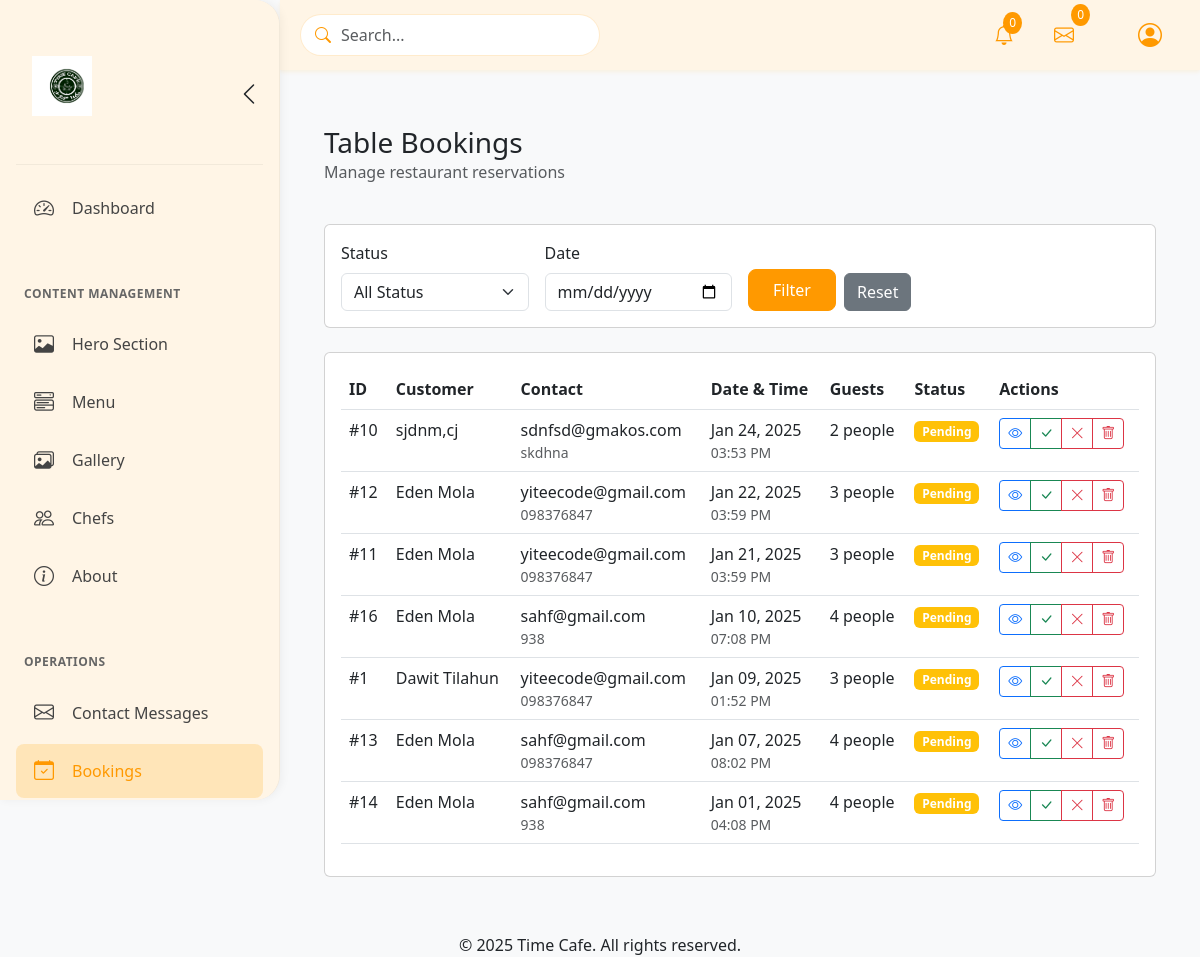
Screenshot of /admin-login/sections/bookings.php (signed in) with the database file from the repository.
### tables this page shows
CREATE TABLE settings (
    id INT PRIMARY KEY AUTO_INCREMENT,
    setting_key VARCHAR(50) UNIQUE NOT NULL,
    setting_value TEXT,
    created_at TIMESTAMP DEFAULT CURRENT_TIMESTAMP,
    updated_at TIMESTAMP DEFAULT CURRENT_TIMESTAMP ON UPDATE CURRENT_TIMESTAMP
);

CREATE TABLE `bookings` (
  `id` int(11) NOT NULL,
  `name` varchar(255) NOT NULL,
  `email` varchar(255) NOT NULL,
  `phone` varchar(20) NOT NULL,
  `booking_date` date NOT NULL,
  `booking_time` time NOT NULL,
  `people` int(11) NOT NULL,
  `message` text DEFAULT NULL,
  `created_at` timestamp NOT NULL DEFAULT current_timestamp()
);

### admin-login/sections/bookings.php (the view, shortened to what this page needs)
<?php
require_once '../../db-config.php';
$where_clause = "1=1";
$bookings_query = "SELECT * FROM bookings WHERE $where_clause ORDER BY booking_date DESC, booking_time DESC";
$bookings_result = mysqli_query($connect, $bookings_query);
include '../includes/header.php';
?>
<div class="container-fluid py-4">
    <div class="d-flex justify-content-between align-items-center mb-4">
        <div>
            <h1 class="h3 mb-0">Table Bookings</h1>
            <p class="text-muted">Manage restaurant reservations</p>
        </div>
    </div>
    <div class="card mb-4">
        <div class="card-body">
            <form class="row g-3" method="GET">
                <div class="col-md-3">
                    <label class="form-label">Status</label>
                    <select class="form-select" name="status">
                        <option value="">All Status</option>
                    </select>
                </div>
                <div class="col-md-3">
                    <label class="form-label">Date</label>
                    <input type="date" class="form-control" name="date">
                </div>
                <div class="col-md-3 d-flex align-items-end">
                    <button type="submit" class="btn btn-primary me-2">Filter</button>
                    <a href="bookings.php" class="btn btn-secondary">Reset</a>
                </div>
            </form>
        </div>
    </div>
    <div class="card">
        <div class="card-body">
            <div class="table-responsive">
                <table class="table table-hover">
                    <thead>
                        <tr>
                            <th>ID</th>
                            <th>Customer</th>
                            <th>Contact</th>
                            <th>Date & Time</th>
                            <th>Guests</th>
                            <th>Status</th>
                            <th>Actions</th>
                        </tr>
                    </thead>
                    <tbody>
                        <?php while ($booking = mysqli_fetch_assoc($bookings_result)): ?>
                            <tr>
                                <td>#<?php echo $booking['id']; ?></td>
                                <td><?php echo htmlspecialchars($booking['name']); ?></td>
                                <td>
                                    <div><?php echo htmlspecialchars($booking['email']); ?></div>
                                    <div class="small text-muted"><?php echo htmlspecialchars($booking['phone']); ?></div>
                                </td>
                                <td>
                                    <div><?php echo date('M d, Y', strtotime($booking['booking_date'])); ?></div>
                                    <div class="small text-muted"><?php echo date('h:i A', strtotime($booking['booking_time'])); ?></div>
                                </td>
                                <td><?php echo $booking['people']; ?> people</td>
                                <td>
                                    <?php
                                    $status_class = [
                                        'pending' => 'bg-warning',
                                        'accepted' => 'bg-success',
                                        'rejected' => 'bg-danger'
                                    ][$booking['status'] ?? 'pending'];
                                    ?>
                                    <span class="badge <?php echo $status_class; ?>">
                                        <?php echo ucfirst($booking['status'] ?? 'pending'); ?>
                                    </span>
                                </td>
                                <td>
                                    <div class="btn-group">
                                        <button class="btn btn-sm btn-outline-primary"
                                                onclick="viewBooking(<?php echo $booking['id']; ?>)">
                                            <i class="bi bi-eye"></i>
                                        </button>
                                        <?php if (($booking['status'] ?? 'pending') === 'pending'): ?>
                                            <button class="btn btn-sm btn-outline-success"
                                                    onclick="updateStatus(<?php echo $booking['id']; ?>, 'accepted')">
                                                <i class="bi bi-check-lg"></i>
                                            </button>
                                            <button class="btn btn-sm btn-outline-danger"
                                                    onclick="updateStatus(<?php echo $booking['id']; ?>, 'rejected')">
                                                <i class="bi bi-x-lg"></i>
                                            </button>
                                        <?php endif; ?>
                                        <button class="btn btn-sm btn-outline-danger"
                                                onclick="deleteBooking(<?php echo $booking['id']; ?>)">
                                            <i class="bi bi-trash"></i>
                                        </button>
                                    </div>
                                </td>
                            </tr>
                        <?php endwhile; ?>
                    </tbody>
                </table>
            </div>
        </div>
    </div>
</div>
<?php include '../includes/footer.php'; ?>

### admin-login/includes/sidebar.php (shortened to what this page needs)
<?php
$current_page = basename($_SERVER['PHP_SELF']);
$logoStmt = $connect->prepare("SELECT setting_value FROM settings WHERE setting_key = 'brand_logo'");
$logoStmt->execute();
$logoResult = $logoStmt->get_result();
$currentLogo = $logoResult->fetch_assoc()['setting_value'] ?? 'time-logo.png';
if (isset($isSection)) {
    $logoUrl = '../../assets/img/' . htmlspecialchars($currentLogo) . '?v=' . time();
    $logoFallback = '../../assets/img/time-logo.png';
} else {
    $logoUrl = '../assets/img/' . htmlspecialchars($currentLogo) . '?v=' . time();
    $logoFallback = '../assets/img/time-logo.png';
}
?>
<nav id="sidebar">
    <div class="admin-brand">
        <div class="logo-container">
            <img src="<?php echo $logoUrl; ?>"
                 alt="Time Cafe Logo"
                 class="sidebar-logo"
                 onerror="this.src='<?php echo $logoFallback; ?>'">
        </div>
        <button id="sidebar-toggle" class="btn btn-link text-dark p-0">
            <i class="bi bi-chevron-left fs-4"></i>
        </button>
    </div>
    <ul class="nav flex-column">
        <li class="nav-item">
            <a class="nav-link d-flex align-items-center <?php echo $current_page === 'admin_dashboard.php' ? 'active' : ''; ?>"
                href="<?php echo isset($isSection) ? '../admin_dashboard.php' : 'admin_dashboard.php'; ?>">
                <i class="bi bi-speedometer2"></i>
                <span>Dashboard</span>
            </a>
        </li>
        <li class="nav-section">
            <h6 class="section-title text-uppercase fw-bold">Content Management</h6>
        </li>
        <li class="nav-item">
            <a class="nav-link d-flex align-items-center <?php echo $current_page === 'hero.php' ? 'active' : ''; ?>"
               href="<?php echo isset($isSection) ? 'hero.php' : 'sections/hero.php'; ?>">
                <i class="bi bi-image"></i>
                <span>Hero Section</span>
            </a>
        </li>
        <li class="nav-item">
        <a class="nav-link d-flex align-items-center <?php echo $current_page === 'menu.php' ? 'active' : ''; ?>"
        href="<?php echo isset($isSection) ? 'menu.php' : 'sections/menu.php'; ?>">
                <i class="bi bi-menu-button-wide"></i>
                <span>Menu</span>
            </a>
        </li>
        <li class="nav-item">
        <a class="nav-link d-flex align-items-center <?php echo $current_page === 'gallery.php' ? 'active' : ''; ?>"
        href="<?php echo isset($isSection) ? 'gallery.php' : 'sections/gallery.php'; ?>">
                <i class="bi bi-images"></i>
                <span>Gallery</span>
            </a>
        </li>
        <li class="nav-item">
        <a class="nav-link d-flex align-items-center <?php echo $current_page === 'chefs.php' ? 'active' : ''; ?>"
        href="<?php echo isset($isSection) ? 'chefs.php' : 'sections/chefs.php'; ?>">
                <i class="bi bi-people"></i>
                <span>Chefs</span>
            </a>
        </li>
        <li class="nav-item">
        <a class="nav-link d-flex align-items-center <?php echo $current_page === 'about.php' ? 'active' : ''; ?>"
        href="<?php echo isset($isSection) ? 'about.php' : 'sections/about.php'; ?>">
                <i class="bi bi-info-circle"></i>
                <span>About</span>
            </a>
        </li>
        <li class="nav-section">
            <h6 class="section-title text-uppercase fw-bold">Operations</h6>
        </li>
        <li class="nav-item">
        <a class="nav-link d-flex align-items-center <?php echo $current_page === 'menu.php' ? 'active' : ''; ?>"
        href="<?php echo isset($isSection) ? 'contact_messages.php' : 'sections/contact_messages.php'; ?>">
                <i class="bi bi-envelope"></i>
                <span>Contact Messages</span>
            </a>
        </li>
        <li class="nav-item">
        <a class="nav-link d-flex align-items-center <?php echo $current_page === 'bookings.php' ? 'active' : ''; ?>"
        href="<?php echo isset($isSection) ? 'bookings.php' : 'sections/bookings.php'; ?>">
                <i class="bi bi-calendar-check"></i>
                <span>Bookings</span>
            </a>
        </li>
    </ul>
</nav>

### admin-login/css/admin.css (style rules this page uses)
:root { --header-height: 60px; --sidebar-width: 250px; --sidebar-collapsed-width: 70px; --primary-color: #2c3e50; --secondary-color: #34495e; --text-light: #ecf0f1; }
body { margin: 0; padding: 0; min-height: 100vh; background: #f8f9fa; overflow-x: hidden; }
#sidebar-toggle { display: flex; align-items: center; justify-content: center; width: 32px; height: 32px; border-radius: 50%; transition: all 0.3s ease; background: transparent; border: none; color: #666; }
#sidebar-toggle i { transition: transform 0.3s ease; }
#sidebar { background: #fff5e6; width: 280px; height: 100vh; position: fixed; left: 0; top: 0; padding: 1.5rem 1rem; overflow-y: auto; transition: all 0.3s ease; z-index: 1020; border-right: 1px solid rgba(0, 0, 0, 0.05); border-radius: 0 25px 25px 0; scrollbar-width: none; -ms-overflow-style: none; box-shadow: 2px 0 10px rgba(0,0,0,0.05); }
.admin-brand { display: flex; align-items: center; justify-content: space-between; padding: 1rem 0; margin-bottom: 1rem; border-bottom: 1px solid rgba(0, 0, 0, 0.05); }
.nav-section { margin: 1.5rem 0 0.5rem; }
.section-title { font-size: 0.75rem; color: #666; padding: 0 0.5rem; margin: 1.5rem 0 0.5rem; text-transform: uppercase; letter-spacing: 0.5px; }
.nav-link { padding: 0.75rem 1rem; color: #444; border-radius: 0.5rem; margin-bottom: 0.25rem; transition: all 0.2s ease; display: flex; align-items: center; }
.nav-link.active { background-color: rgba(255, 166, 0, 0.2); color: #ff9900; font-weight: 500; }
.nav-link i { font-size: 1.25rem; min-width: 24px; margin-right: 1rem; text-align: center; }
.text-muted { color: #f5f5eb; }
.logo-container { display: flex; align-items: center; padding: 0.5rem 0; }
.sidebar-logo { height: 40px; width: auto; transition: all 0.3s ease; }
#sidebar { width: 280px; transition: width 0.3s ease; }
.btn-primary { background-color: #ff9900; border-color: #ff9900; color: white; padding: 0.5rem 1.5rem; border-radius: 0.5rem; transition: all 0.3s ease; }
.logo-container { width: 100%; padding: 1rem; text-align: center; margin-bottom: 1rem; }
.sidebar-logo { height: 60px; width: auto; object-fit: contain; }

### rows the page displays
settings: setting_value (picture)
bookings: id "10", name "sjdnm,cj", email "sdnfsd@gmakos.com", phone "skdhna", booking_date "Jan 24, 2025", booking_time "03:53 PM", people "2", status "Pending"
bookings: id "12", name "Eden Mola", email "yiteecode@gmail.com", phone "098376847", booking_date "Jan 22, 2025", booking_time "03:59 PM", people "3", status "Pending"
bookings: id "11", name "Eden Mola", email "yiteecode@gmail.com", phone "098376847", booking_date "Jan 21, 2025", booking_time "03:59 PM", people "3", status "Pending"
bookings: id "16", name "Eden Mola", email "sahf@gmail.com", phone "938", booking_date "Jan 10, 2025", booking_time "07:08 PM", people "4", status "Pending"
bookings: id "1", name "Dawit Tilahun", email "yiteecode@gmail.com", phone "098376847", booking_date "Jan 09, 2025", booking_time "01:52 PM", people "3", status "Pending"
bookings: id "13", name "Eden Mola", email "sahf@gmail.com", phone "098376847", booking_date "Jan 07, 2025", booking_time "08:02 PM", people "4", status "Pending"
bookings: id "14", name "Eden Mola", email "sahf@gmail.com", phone "938", booking_date "Jan 01, 2025", booking_time "04:08 PM", people "4", status "Pending"
